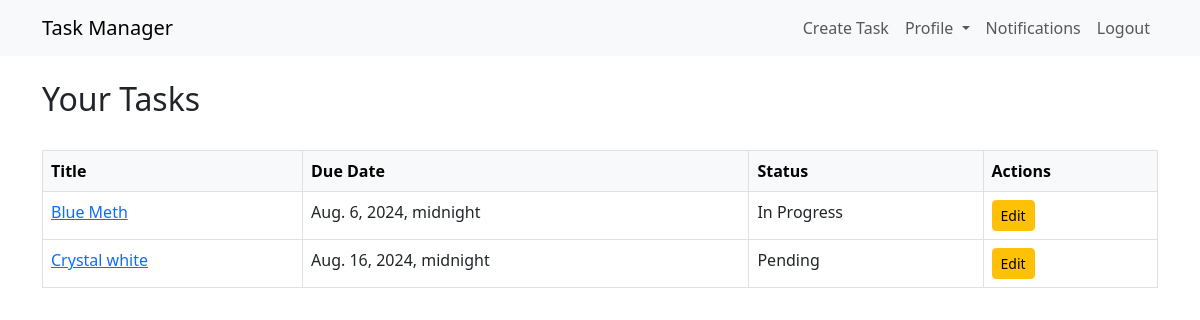
Screenshot of / (signed in) with the database file from the repository.
### core/models.py (models this page shows, shortened)
class Task(models.Model):
    PRIORITY_CHOICES = [
        ('L', 'Low'),
        ('M', 'Medium'),
        ('H', 'High'),
    ]
    STATUS_CHOICES = [
        ('Not Assigned', 'Not Assigned'),
        ('Acknowledged', 'Acknowledged'),
        ('Pending', 'Pending'),
        ('In Progress', 'In Progress'),
        ('Resolved', 'Resolved'),
        ('Reopened', 'Reopened'),
        ('Closed', 'Closed'),
    ]
    TASK_TYPE_CHOICES = [
        ('Query', 'Query'),
        ('Techinical Issue', 'Techinical Issue'),
        ('Request', 'Request'),
        ('Other', 'Other')
    ]
    title = models.CharField(max_length=200)
    uuid = models.CharField(max_length=8, unique=True, editable=False, blank=True)
    description = models.TextField(null=True, blank=True)
    created_at = models.DateTimeField(auto_now_add=True)
    due_date = models.DateTimeField(null=True, blank=True)
    task_type = models.CharField(max_length=50, choices=TASK_TYPE_CHOICES, default='Other')
    priority = models.CharField(max_length=1, choices=PRIORITY_CHOICES, default='L')
    status = models.CharField(max_length=50, choices=STATUS_CHOICES, default='Not Assigned')
    department = models.ForeignKey(Department, on_delete=models.CASCADE, related_name='dept')
    project = models.ForeignKey(Project, on_delete=models.CASCADE, related_name='tasks')
    assigned_to = models.ForeignKey(User, on_delete=models.SET_NULL, null=True, blank=True, related_name='tasks')
    completed_at = models.DateTimeField(null=True, blank=True)
    tags = models.ManyToManyField(Tag, blank=True)  # Add this field

### core/views.py (the view)
# urls.py: path('', TaskListView.as_view(), name='task-list'),
class TaskListView(ListView):
    model = Task
    template_name = 'tasks/task_list.html'
    context_object_name = 'tasks'
    def get_queryset(self):
        queryset = super().get_queryset()
        user = self.request.user
        project_id = self.request.GET.get('project')
        if project_id:
            queryset = queryset.filter(project_id=project_id)
        return queryset.filter(assigned_to=user)

### templates/tasks/task_list.html (shortened to what this page needs)
{% extends 'base.html' %}
{% block content %}
<div class="d-flex justify-content-between align-items-center mb-4">
    <h2>Your Tasks</h2>
</div>
<table class="table table-bordered">
    <thead class="table-light">
        <tr>
            <th>Title</th>
            <th>Due Date</th>
            <th>Status</th>
            <th>Actions</th>
        </tr>
    </thead>
    <tbody>
        {% for task in tasks %}
            <tr>
                <td><a href="{% url 'task-detail' task.pk %}">{{ task.title }}</a></td>
                <td>{{ task.due_date }}</td>
                <td>{{ task.get_status_display }}</td>
                <td>
                    <a href="{% url 'task-update' task.pk %}" class="btn btn-sm btn-warning">Edit</a>
                </td>
            </tr>
        {% endfor %}
    </tbody>
</table>
{% endblock %}

### rows the page displays
Task: title "Blue Meth", due_date "Aug. 6, 2024, midnight", status "In Progress"
Task: title "Crystal white", due_date "Aug. 16, 2024, midnight", status "Pending"
